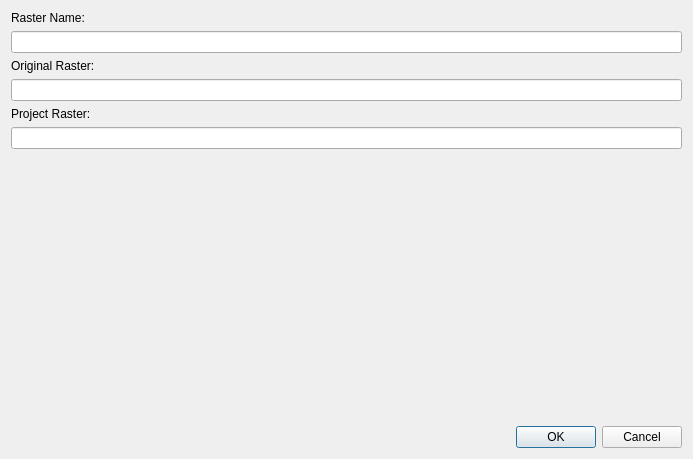
<?xml version="1.0" encoding="UTF-8"?>
<ui version="4.0">
 <class>dlgAddDetrended</class>
 <widget class="QDialog" name="dlgAddDetrended">
  <property name="geometry">
   <rect>
    <x>0</x>
    <y>0</y>
    <width>693</width>
    <height>459</height>
   </rect>
  </property>
  <property name="windowTitle">
   <string>Detrended Raster Properties</string>
  </property>
  <property name="windowIcon">
   <iconset>
    <normaloff>../../icon.png</normaloff>../../icon.png</iconset>
  </property>
  <layout class="QVBoxLayout" name="verticalLayout">
   <item>
    <widget class="QLabel" name="label">
     <property name="text">
      <string>Raster Name:</string>
     </property>
    </widget>
   </item>
   <item>
    <widget class="QLineEdit" name="txtRasterName">
     <property name="readOnly">
      <bool>false</bool>
     </property>
    </widget>
   </item>
   <item>
    <widget class="QLabel" name="label_2">
     <property name="text">
      <string>Original Raster:</string>
     </property>
    </widget>
   </item>
   <item>
    <widget class="QLineEdit" name="txtOriginalRasterPath">
     <property name="readOnly">
      <bool>true</bool>
     </property>
    </widget>
   </item>
   <item>
    <widget class="QLabel" name="label_3">
     <property name="text">
      <string>Project Raster:</string>
     </property>
    </widget>
   </item>
   <item>
    <widget class="QLineEdit" name="txtProjectRasterPath">
     <property name="readOnly">
      <bool>true</bool>
     </property>
    </widget>
   </item>
   <item>
    <spacer name="verticalSpacer">
     <property name="orientation">
      <enum>Qt::Vertical</enum>
     </property>
     <property name="sizeHint" stdset="0">
      <size>
       <width>20</width>
       <height>40</height>
      </size>
     </property>
    </spacer>
   </item>
   <item>
    <widget class="QDialogButtonBox" name="buttonBox">
     <property name="orientation">
      <enum>Qt::Horizontal</enum>
     </property>
     <property name="standardButtons">
      <set>QDialogButtonBox::Cancel|QDialogButtonBox::Ok</set>
     </property>
    </widget>
   </item>
  </layout>
 </widget>
 <resources/>
 <connections>
  <connection>
   <sender>buttonBox</sender>
   <signal>accepted()</signal>
   <receiver>dlgAddDetrended</receiver>
   <slot>accept()</slot>
   <hints>
    <hint type="sourcelabel">
     <x>248</x>
     <y>254</y>
    </hint>
    <hint type="destinationlabel">
     <x>157</x>
     <y>274</y>
    </hint>
   </hints>
  </connection>
  <connection>
   <sender>buttonBox</sender>
   <signal>rejected()</signal>
   <receiver>dlgAddDetrended</receiver>
   <slot>reject()</slot>
   <hints>
    <hint type="sourcelabel">
     <x>316</x>
     <y>260</y>
    </hint>
    <hint type="destinationlabel">
     <x>286</x>
     <y>274</y>
    </hint>
   </hints>
  </connection>
 </connections>
</ui>
